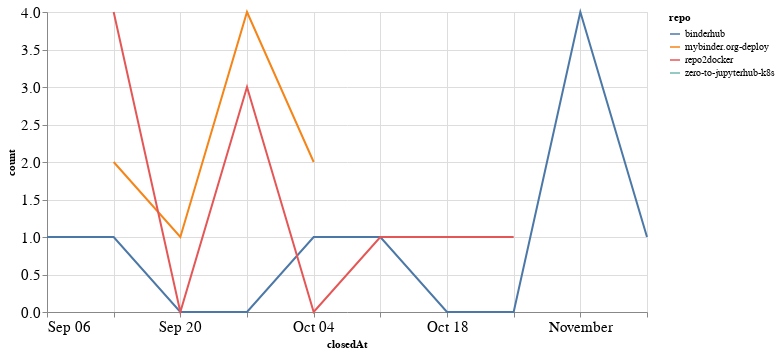

Notebook code for this chart:
### Code cell
closed_by_time = closed_by.groupby('repo').resample('W', on='closedAt').count()['author'].reset_index()
closed_by_time = closed_by_time.rename(columns={'author': 'count'})

alt.Chart(closed_by_time, width=600).mark_line().encode(
    x='closedAt',
    y='count',
    color='repo',
    tooltip="repo"
)

### Figure 1 — Vega-Lite specification as saved in the notebook (floating-point values rounded to 4 significant figures)
{"config": {"axisLeft": {"labelFontSize": 15}, "axisBottom": {"labelFontSize": 15}}, "data": {"name": "data-6df78ad1744100874c5a16b28ce09178"}, "mark": "line", "encoding": {"color": {"type": "nominal", "field": "repo"}, "tooltip": {"type": "nominal", "field": "repo"}, "x": {"type": "temporal", "field": "closedAt"}, "y": {"type": "quantitative", "field": "count"}}, "width": 600, "$schema": "https://vega.github.io/schema/vega-lite/v4.8.1.json", "datasets": {"data-6df78ad1744100874c5a16b28ce09178": [{"repo": "binderhub", "closedAt": "2020-09-06T00:00:00", "count": 1}, {"repo": "binderhub", "closedAt": "2020-09-13T00:00:00", "count": 1}, {"repo": "binderhub", "closedAt": "2020-09-20T00:00:00", "count": 0}, {"repo": "binderhub", "closedAt": "2020-09-27T00:00:00", "count": 0}, {"repo": "binderhub", "closedAt": "2020-10-04T00:00:00", "count": 1}, {"repo": "binderhub", "closedAt": "2020-10-11T00:00:00", "count": 1}, {"repo": "binderhub", "closedAt": "2020-10-18T00:00:00", "count": 0}, {"repo": "binderhub", "closedAt": "2020-10-25T00:00:00", "count": 0}, {"repo": "binderhub", "closedAt": "2020-11-01T00:00:00", "count": 4}, {"repo": "binderhub", "closedAt": "2020-11-08T00:00:00", "count": 1}, {"repo": "mybinder.org-deploy", "closedAt": "2020-09-13T00:00:00", "count": 2}, {"repo": "mybinder.org-deploy", "closedAt": "2020-09-20T00:00:00", "count": 1}, {"repo": "mybinder.org-deploy", "closedAt": "2020-09-27T00:00:00", "count": 4}, {"repo": "mybinder.org-deploy", "closedAt": "2020-10-04T00:00:00", "count": 2}, {"repo": "repo2docker", "closedAt": "2020-09-13T00:00:00", "count": 4}, {"repo": "repo2docker", "closedAt": "2020-09-20T00:00:00", "count": 0}, {"repo": "repo2docker", "closedAt": "2020-09-27T00:00:00", "count": 3}, {"repo": "repo2docker", "closedAt": "2020-10-04T00:00:00", "count": 0}, {"repo": "repo2docker", "closedAt": "2020-10-11T00:00:00", "count": 1}, {"repo": "repo2docker", "closedAt": "2020-10-18T00:00:00", "count": 1}, {"repo": "repo2docker", "closedAt": "2020-10-25T00:00:00", "count": 1}, {"repo": "zero-to-jupyterhub-k8s", "closedAt": "2020-10-18T00:00:00", "count": 1}]}}
